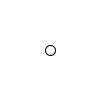
Frame 1 (no input)
Frame 60 (the mouse pressed at the canvas centre just before this capture): identical to frame 1, image omitted
Frame 120 (the mouse held since frame 60 and released just before this capture): identical to frame 1, image omitted

The Processing sketch that drew this single still picture (run headless with seeded random() and noise(); from frame 60 on, the mouse is pressed at the canvas centre):

// Processing sketch: sketch4
// ── sketch4.pde
class Jumpy {
  int radius;
  int xpos,ypos;
  int xstep, ystep;
  
  Jumpy(int radius, int xstep, int ystep, int id){
    this.radius = radius;
    this.xstep = xstep;
    this.ystep = ystep;
    
    xpos = width/2;
    ypos = height/2;
    
    println("created with id: " + id);
  }
  
  void drawCircle(){
  println("lol");
  ellipse(xpos,ypos,radius,radius);
  }
  
}

void setup(){
  background(255);
  Jumpy myJumpy = new Jumpy(10,5,5,0);
  myJumpy.drawCircle();
}

void draw(){
}
